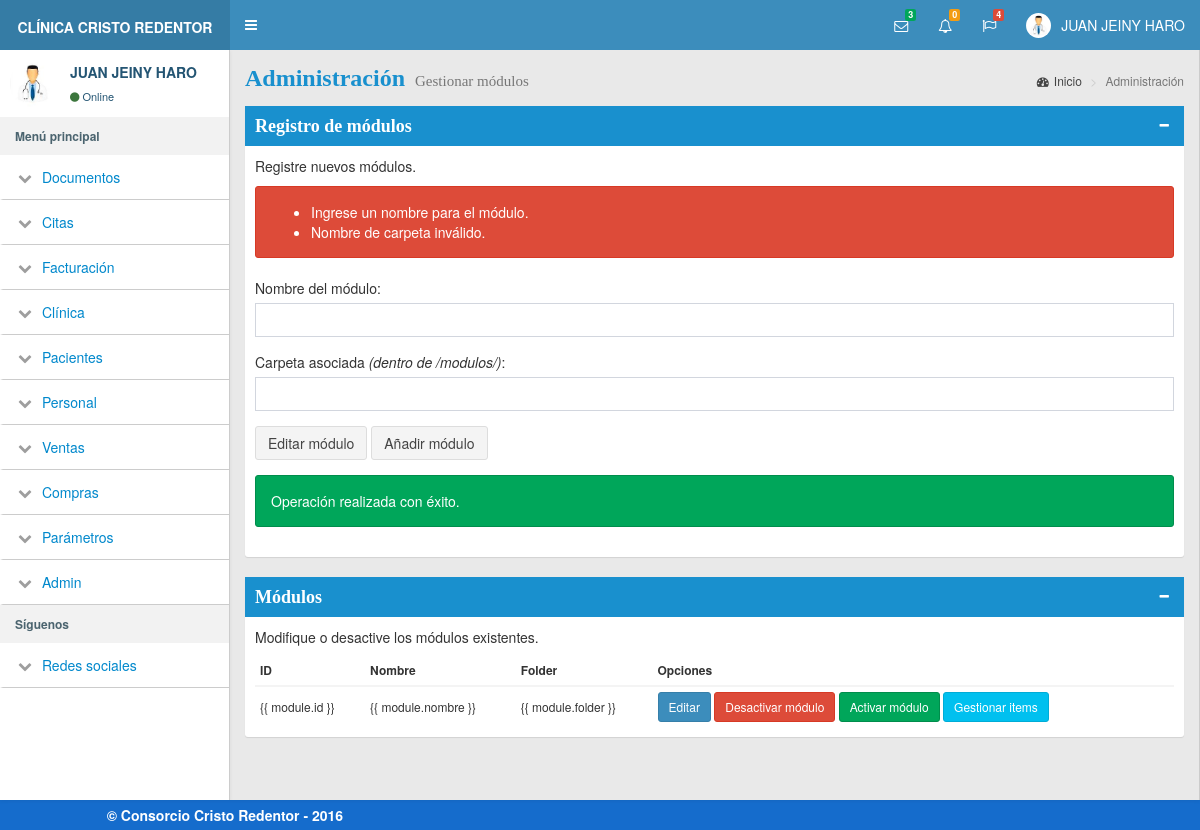
/modulos/admin/gestion_modulos.php (signed in), run on the app's committed database.
### tables this page shows
CREATE TABLE modules (
  id int NOT NULL PRIMARY KEY AUTO_INCREMENT,
  nombre VARCHAR(35) NOT NULL,
  folder VARCHAR(35) NOT NULL,
  active BOOLEAN NOT NULL DEFAULT 1
);

### modulos/general/validar_sesion.php (called while the page is built, shortened)
<?php
$full_name = $_SESSION['full_name'];

### modulos/general/izquierda_menu.php (the view, shortened to what this page needs)
<aside class="main-sidebar">
    <div class="user-panel">
        <div class="pull-left image">
            <img src="../../img/doctor.JPG" class="img-circle" alt="User Image">
        </div>
        <div class="pull-left info" style="color:#245573 !important">
            <p><?= $full_name ?></p>
            <a href="#" style="color:#245573 !important"><i class="fa fa-circle text-success"></i>Online</a>
        </div>
    </div>
    <section class="sidebar">
        <ul class="sidebar-menu">
            <li class="header"><strong>Menú principal</strong></li>
            <?php
            $query = 'SELECT id, nombre, folder FROM modules';
            $result_set = mysqli_query($con, $query);
            $modules = $result_set->fetch_all();
            foreach ($modules as $module):
                $query = 'SELECT I.nombre, I.file FROM items I ' .
                            'INNER JOIN permissions P ON P.item_id=I.id ' .
                            'INNER JOIN modules M ON I.module_id=M.id ' .
                            'WHERE I.module_id = ' . $module[0] .
                            ' AND M.active = 1';
                $result_set_items = mysqli_query($con, $query);
                $items = $result_set_items->fetch_all();
                if (sizeof($items) > 0) {
            ?>
                    <li class="treeview">
                        <a href="#">
                            <i class="fa fa-chevron-down"></i>
                            <span><?= $module[1] ?></span>
                        </a>
                    </li>
            <?php
                }
            endforeach;
            ?>
            <?php include 'izquierda_redes.php' ?>
        </ul>
    </section>
</aside>

### modulos/css/style.css (style rules this page uses)
body { background-color: #F3F3F3; }
.header { margin-bottom: 20px; }

### data on the page
modules: nombre "Documentos"
modules: nombre "Citas"
modules: nombre "Facturación"
modules: nombre "Clínica"
modules: nombre "Pacientes"
modules: nombre "Personal"
modules: nombre "Ventas"
modules: nombre "Compras"
modules: nombre "Parámetros"
modules: nombre "Admin"

### other printed values
$pending_users_count "0"
$full_name "JUAN JEINY HARO"
